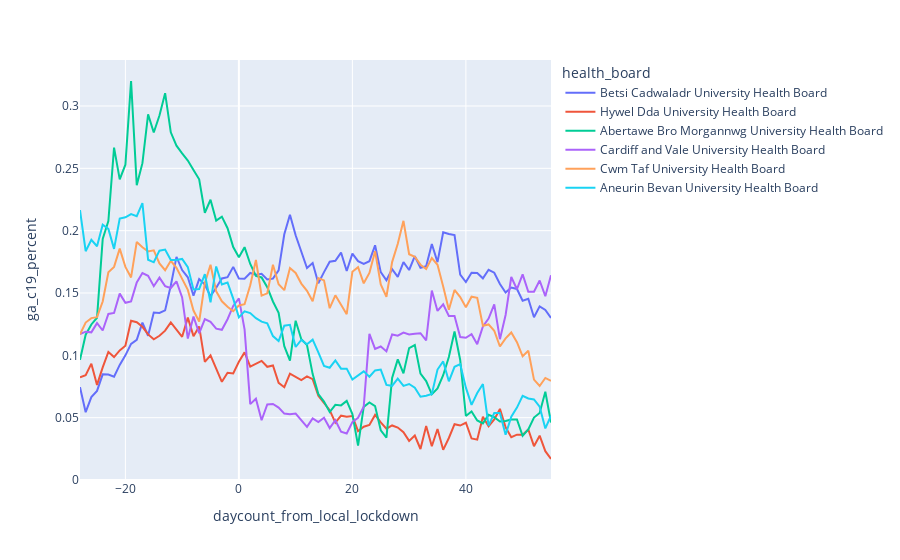

Here is the notebook cell this chart was saved with:
### Code cell
#all_wales = beds_lockdowns[beds_lockdowns['health_board']=='Wales']

fig = px.line(countdown_df[countdown_df['daycount_from_local_lockdown'] < 56], 
              x = 'daycount_from_local_lockdown', y = 'ga_c19_percent', color = 'health_board')
fig.show()
